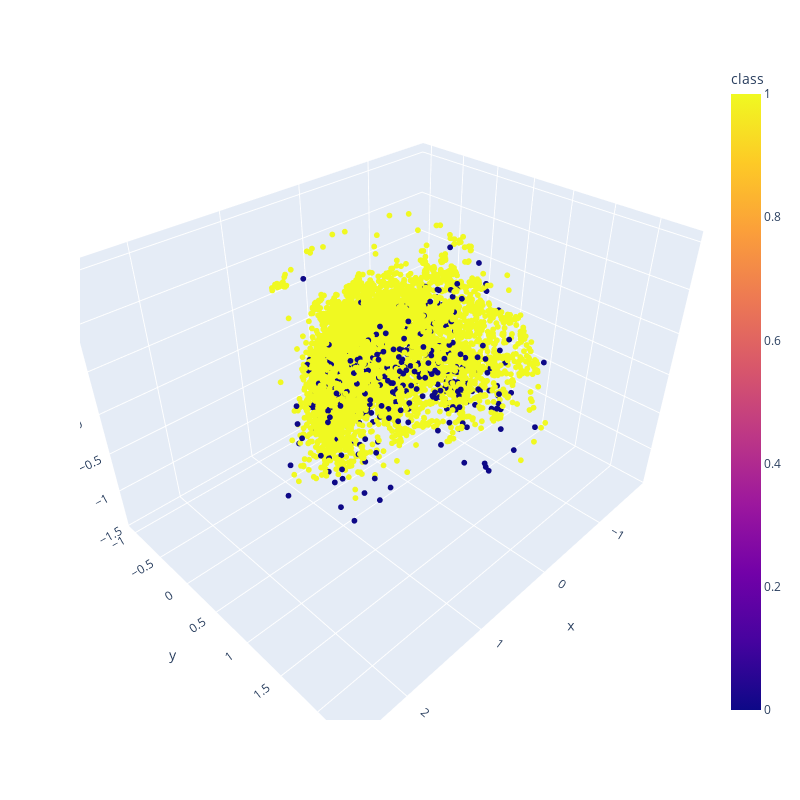

Here is the notebook cell this chart was saved with:
### Code cell
pca = PCA(n_components=3)
X_pca = pca.fit_transform(X)
print(pca.explained_variance_ratio_)
X_pca = pd.DataFrame(X_pca, columns=['x', 'y', 'z'])
X_pca['class'] = y

fig = px.scatter_3d(X_pca, x='x', y='y', z='z', color='class')
fig.update_traces(marker=dict(size=2))
fig.update_layout(
    autosize=False,
    width=800,
    height=800,
)
fig.show()

### Figure 1 — Plotly figure (JSON) as saved in the notebook; plotly's stock layout.template omitted (floating-point values rounded to 4 significant figures; data arrays with more than 128 entries replaced by an {"elided": "..."} marker saying what was removed)
{"data": [{"hovertemplate": "x=%{x}<br>y=%{y}<br>z=%{z}<br>class=%{marker.color}<extra></extra>", "legendgroup": "", "marker": {"color": {"elided": "10000 int values"}, "coloraxis": "coloraxis", "size": 2, "symbol": "circle"}, "mode": "markers", "name": "", "scene": "scene", "showlegend": false, "type": "scatter3d", "x": {"elided": "10000 float values"}, "y": {"elided": "10000 float values"}, "z": {"elided": "10000 float values"}}], "layout": {"autosize": false, "coloraxis": {"colorbar": {"title": {"text": "class"}}, "colorscale": [[0, "#0d0887"], [0.1111, "#46039f"], [0.2222, "#7201a8"], [0.3333, "#9c179e"], [0.4444, "#bd3786"], [0.5556, "#d8576b"], [0.6667, "#ed7953"], [0.7778, "#fb9f3a"], [0.8889, "#fdca26"], [1, "#f0f921"]]}, "height": 800, "legend": {"tracegroupgap": 0}, "margin": {"t": 60}, "scene": {"domain": {"x": [0, 1], "y": [0, 1]}, "xaxis": {"title": {"text": "x"}}, "yaxis": {"title": {"text": "y"}}, "zaxis": {"title": {"text": "z"}}}, "width": 800}}
